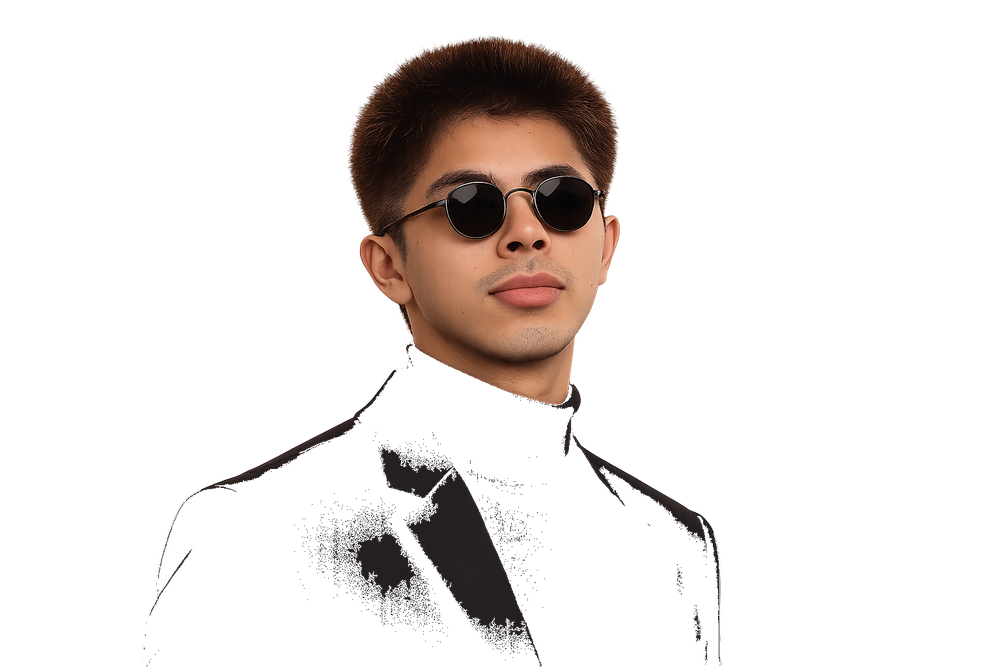
#> input picture img/profile.png, 1000 x 667 px, shrunk from 1536 x 1024 before the run
$ python remove-bg.py
#> lines starting #> are read from the running program, lines starting #| are printed output that depends on the picture; after the words box and inside, x2 and y2 are one past the last pixel; in counts of white or black regions, pixels touching at a corner belong together
from collections import deque
from pathlib import Path

from PIL import Image
import numpy as np

path = Path(__file__).resolve().parents[1] / "img" / "profile.png"
img = Image.open(path).convert("RGBA")
#> img is the input picture: PIL image 1000x667 RGBA; mean R, G, B, A 15.3, 10.3, 8.2, 35.5
data = np.array(img)
height, width = data.shape[:2]
#> height = 667; width = 1000
visited = np.zeros((height, width), dtype=bool)
threshold = 35


def is_bg(r, g, b):
    return r <= threshold and g <= threshold and b <= threshold


queue = deque()
for x in range(width):
    for y in (0, height - 1):
        if is_bg(data[y, x, 0], data[y, x, 1], data[y, x, 2]):
            queue.append((y, x))
            visited[y, x] = True
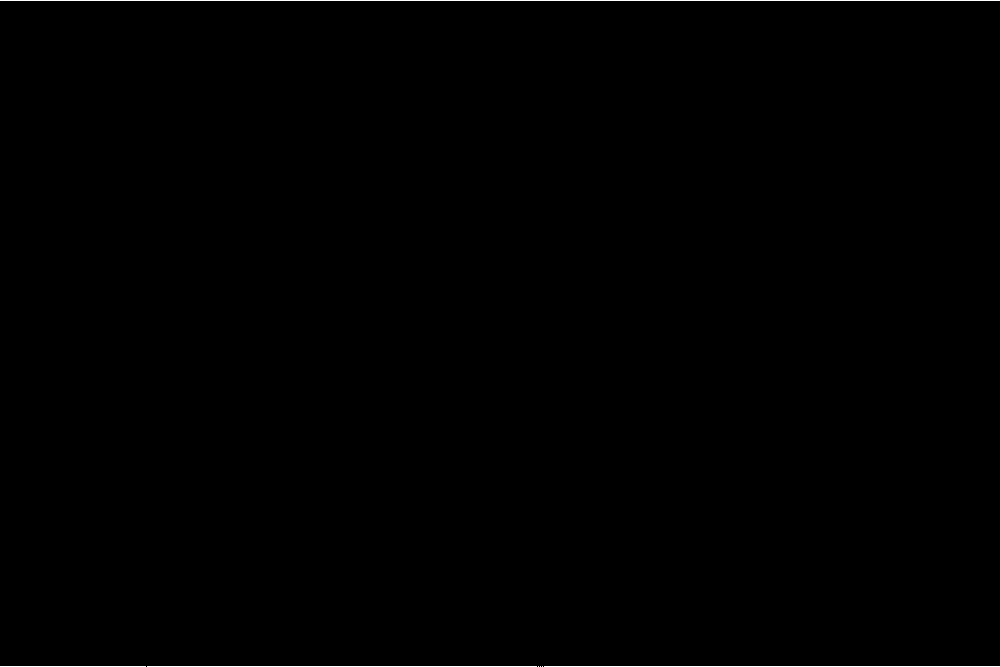
#> visited: shape (667, 1000) bool; 0.3% white in thin lines or dots

for y in range(height):
    for x in (0, width - 1):
        if is_bg(data[y, x, 0], data[y, x, 1], data[y, x, 2]) and not visited[y, x]:
            queue.append((y, x))
            visited[y, x] = True
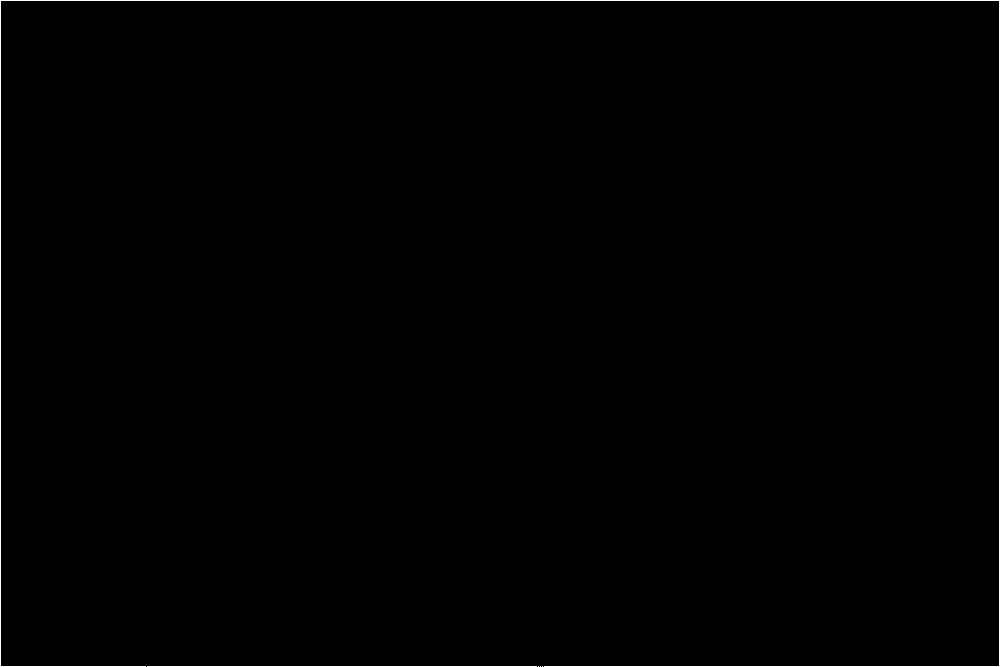
#> visited: shape (667, 1000) bool; 0.5% white in thin lines or dots

while queue:
    y, x = queue.popleft()
    for dy, dx in ((1, 0), (-1, 0), (0, 1), (0, -1)):
        ny, nx = y + dy, x + dx
        if 0 <= ny < height and 0 <= nx < width and not visited[ny, nx]:
            if is_bg(data[ny, nx, 0], data[ny, nx, 1], data[ny, nx, 2]):
                visited[ny, nx] = True
                queue.append((ny, nx))
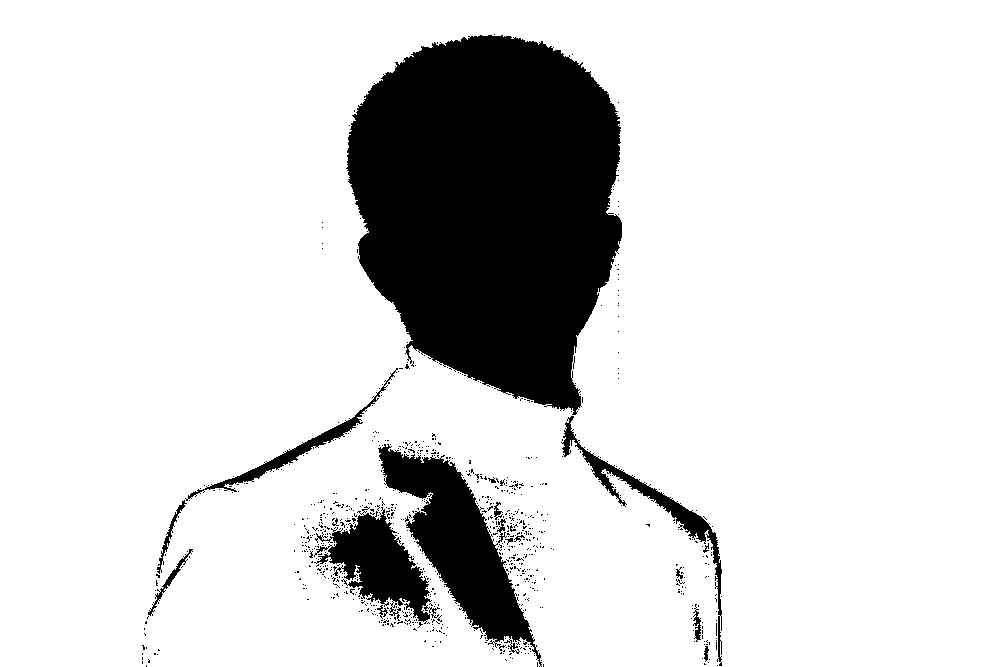
#> visited: shape (667, 1000) bool; 84.5% white; 810 black regions (793 under 20 px), largest, box (x1, y1, x2, y2) and area: (346, 35, 622, 415) 77415, (378, 444, 542, 667) 12568, (314, 506, 440, 624) 6098

data[visited, 3] = 0
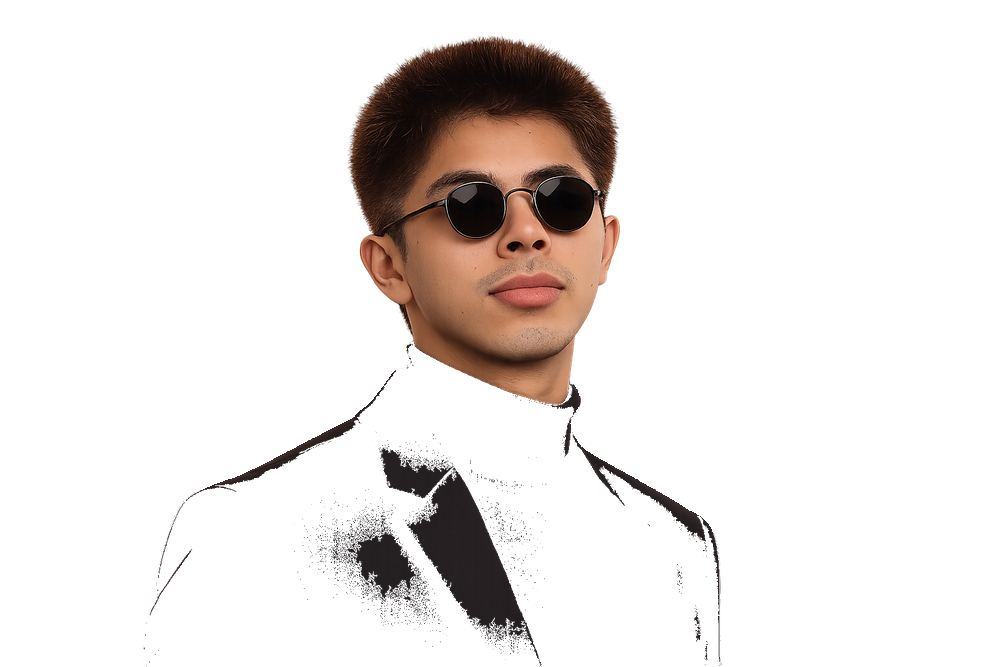
#> data: shape (667, 1000, 4); 1.06% of pixels changed, all inside (x1, y1, x2, y2) = (140, 34, 724, 667); transparent parts drawn white
Image.fromarray(data).save(path)
print(f"Updated {path}")
